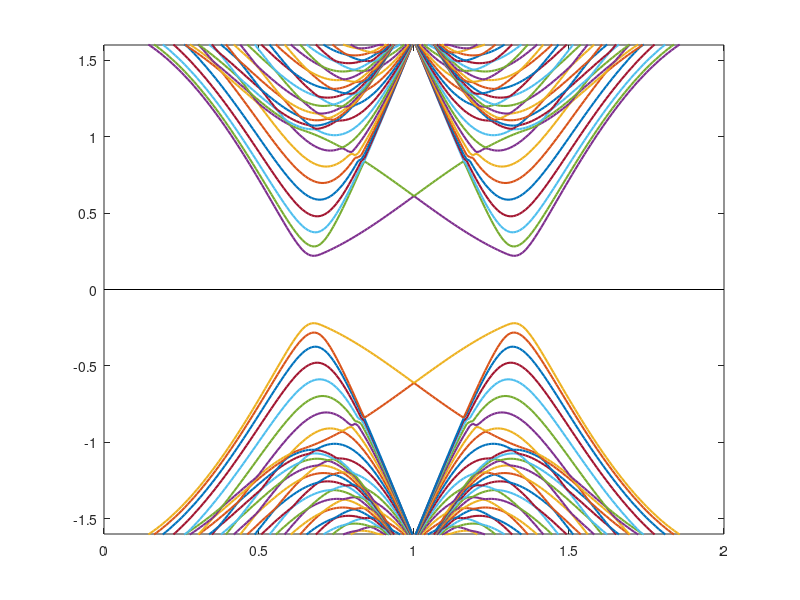

Write the MATLAB code that produced this figure.
clear;
clc;
sin_30 = 0.5;
cos_30 = sqrt(3)/2;
t = -1.6;
yso = 0.05*t*3*sqrt(3);
soi = yso/(3*sqrt(3));               
l = 0.4;
Ez = 1.5*(yso/l);
deltaz = l*Ez;
yr = 0*0.1*t;

%% pauli matrices
px = [0 1;1 0];
py = [0 -1i;1i 0];
pz = [1 0;0 -1];
po = [1 0;0 1]; 

%% NN vectors
hop_N = [0,-1];
hop_SE = [-cos_30,sin_30];
hop_SW = [cos_30,sin_30];
hop_S = -hop_N;
hop_NW = -hop_SE;
hop_NE = -hop_SW;
cross = @(hop) px*hop(2)-py*hop(1);

%% alphaU
NN_U = [0 1 0 0;1 0 1 0;0 1 0 1;0 0 1 0];
sub = [1 0 0 0;0 -1 0 0;0 0 1 0;0 0 0 -1];
NNN_U = zeros(4,4);
NNN_U(3,1) = 1i; NNN_U(1,3) = -1i;
NNN_U(4,2) = 1i; NNN_U(2,4) = -1i;
rashbaU = zeros(8,8);
rashbaU(1:2,3:4) = cross(hop_SW);rashbaU(3:4,1:2) = cross(hop_NE);
rashbaU(3:4,5:6) = cross(hop_S);rashbaU(5:6,3:4) = cross(hop_N);
rashbaU(5:6,7:8) = cross(hop_SE);rashbaU(7:8,5:6) = cross(hop_NW);
alphaU = kron(t*NN_U,po);
alphaU = alphaU + kron(deltaz*sub,po);
alphaU = alphaU +  kron(soi*NNN_U,pz);
alphaU = alphaU + 1i*yr*rashbaU;

%% betaN
NN_N = zeros(4,4); NNN_N = zeros(4,4);
NN_N(1,4) = 1;
NNN_N(1,3) = -1i; NNN_N(2,4) = -1i;
rashbaN = zeros(8,8);
rashbaN(1:2,7:8)= cross(hop_N);
betaN = kron(t*NN_N,po);
betaN = betaN + kron(soi*NNN_N,pz);
betaN = betaN + 1i*yr*rashbaN;

%% betaNE
NNN_NE = zeros(4,4);
NNN_NE(1,3) = 1i;
betaNE = kron(soi*NNN_NE,pz);

%% betaE
NN_E = zeros(4,4); NNN_E = zeros(4,4);
NN_E(1,2) = 1; NN_E(4,3) = 1;
NNN_E(1,1) = -1i;NNN_E(2,2) = 1i;NNN_E(3,3) = -1i;NNN_E(4,4) = 1i;
NNN_E(1,3) = 1i;NNN_E(4,2)= -1i;
rashbaE = zeros(8,8);
rashbaE(1:2,3:4)= cross(hop_SE); rashbaE(7:8,5:6)= cross(hop_NE);
betaE = kron(t*NN_E,po);
betaE = betaE + kron(soi*NNN_E,pz);
betaE = betaE + 1i*yr*rashbaE;

%% betaSE
NNN_SE = zeros(4,4);
NNN_SE(4,2) = -1i;
betaSE = kron(soi*NNN_SE,pz);

%% ZNR dimensions
NL = 2;
NW = 20;

%% alpha
alpha = kron(eye(NW),alphaU);
alpha = alpha + kron(diag(ones(1,NW-1),1),betaN) + kron(diag(ones(1,NW-1),-1),betaN');

%% beta
beta = kron(eye(NW),betaE);
beta = beta + kron(diag(ones(1,NW-1),1),betaNE) + kron(diag(ones(1,NW-1),-1),betaSE);

%% calculation of bandstructure
sHk = @(kx) alpha + exp(1i*kx)*beta + exp(-1i*kx)*beta';
kx_arr = 0*pi:0.01*pi:2*pi;
Ek = [];
for kx = kx_arr
    val = eig(sHk(kx));
    Ek = [Ek val];
end
sz = size(Ek);
sz = sz(1);
figure
for ii = 1:sz
    plot(kx_arr./pi,Ek(ii,:),'LineWidth',1.5)
    hold on;
end
line([0, 2], [0, 0], 'Color', [0,0,0]); 
ylim([-1.6 1.6])
% plot([-1 1],[E-pot E-pot]);
% hold off;

%% calculation of spin-resolved bandstructure
% H = @(kx) alpha + exp(1i*kx)*beta + exp(-1i*kx)*beta';
% B = zeros(2*4*NW,100);
% kx_arr = linspace(0,2*pi,100);
% for i = (1:100)
%     clc;
%     MUT = H(kx_arr(i));
%     Ekx = eig(MUT(1:2:2*4*NW,1:2:2*4*NW));
%     B(1:4*NW,i) = Ekx;
%    
%     Ekx = eig(MUT(2:2:2*4*NW,2:2:2*4*NW));
%     B(4*NW+1:2*4*NW,i) = Ekx;
% 
% end
% figure
% for i = (1:4*NW)
%     plot(kx_arr(1:100)./(2*pi),B(i,1:100),'Color', [1,0,0]);
%     hold on;
% end
% for i = (4*NW+1:2*4*NW)
%     plot(kx_arr(1:100)./(2*pi),B(i,1:100),'Color', [0,1,0]);
%     hold on;
% end
% xlim([0,1]);
% ylim([-5,5]);
% line([0, 1], [0, 0], 'Color', [0,0,0]);   
% % ylabel('E');
% % xlabel('kx');
% hold off;



